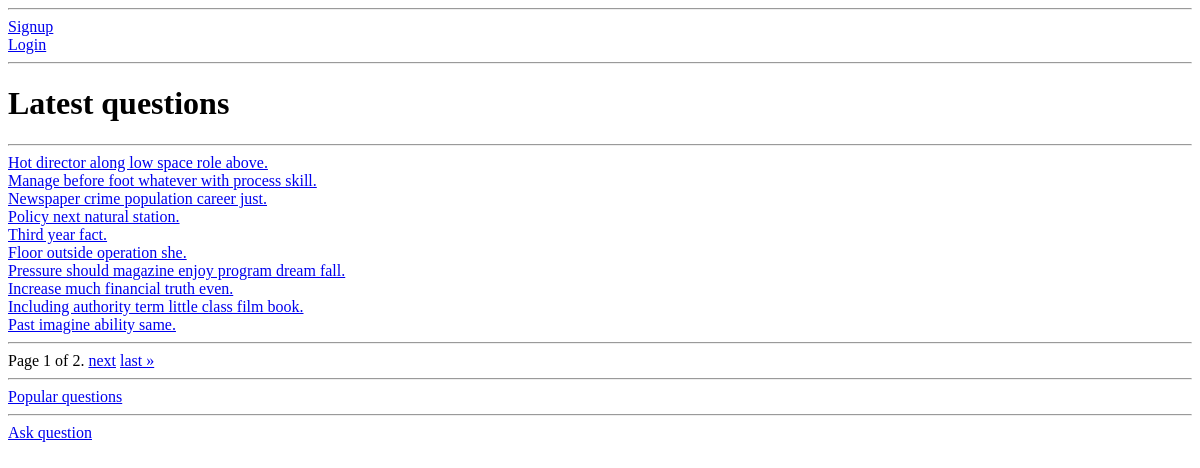
/, run on an earlier commit of the app's database.
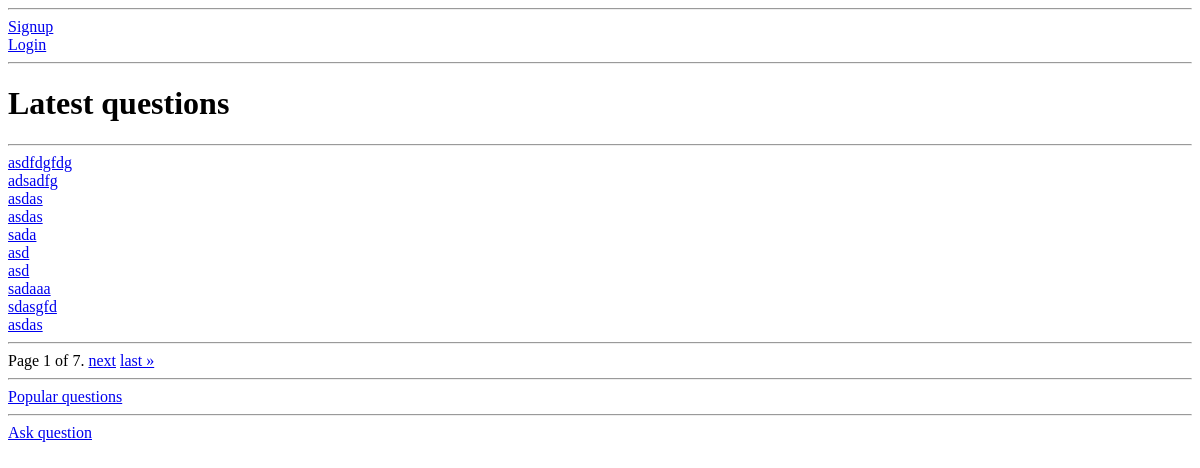
And on a later commit of the database.
### qa/models.py (models this page shows)
class Question(models.Model):
	title = models.CharField(max_length=255)
	text = models.TextField()
	added_at = models.DateTimeField(auto_now=True)
	rating = models.IntegerField(default=0)
	author = models.ForeignKey(User, blank=True, null=True, on_delete=models.CASCADE, related_name='question_author')
	likes = models.ManyToManyField(User, related_name='question_likes')

### qa/views.py (the view)
# urls.py: path('', views.latest, name='latest'),
def latest(request):
	qu_list = Question.objects.all().order_by('-added_at')
	paginator = Paginator(qu_list, 10)
	page = request.GET.get('page')
	question = paginator.get_page(page)
	return render(request, 'latest.html', {'question':question})

### qa/templates/latest.html (shortened to what this page needs)
<!DOCTYPE html>
<html>
<head>
</head>
<body>
<hr>
<div><a href="/signup/">Signup</a></div><div><a href="/login/">Login</a></div>
<hr>
<h1>Latest questions</h1>
<hr>
{% for question in question %}
	<a href="/question/{{question.id }}/">{{ question.title }}</a><br>
{% endfor %}
<hr>
<div class="pagination">
	<span class="step-links">
		<span class="current">
			Page {{ question.number }} of {{ question.paginator.num_pages }}.
		</span>
		{% if question.has_next %}
			<a href="?page={{ question.next_page_number }}">next</a>
			<a href="?page={{ question.paginator.num_pages }}">last &raquo;</a>
		{% endif %}
		</span>
		</div>
<hr>
<div><a href="/popular/">Popular questions</a></div>
<hr>
<div><a href="/ask/">Ask question</a></div>
</body>
</html>

What changed in the data, as far as the page shows it:
no longer on this page (row unchanged): Question: title "Hot director along low space role above."
no longer on this page (row unchanged): Question: title "Manage before foot whatever with process skill."
no longer on this page (row unchanged): Question: title "Newspaper crime population career just."
no longer on this page (row unchanged): Question: title "Policy next natural station."
no longer on this page (row unchanged): Question: title "Third year fact."
no longer on this page (row unchanged): Question: title "Floor outside operation she."
no longer on this page (row unchanged): Question: title "Pressure should magazine enjoy program dream fall."
no longer on this page (row unchanged): Question: title "Increase much financial truth even."
no longer on this page (row unchanged): Question: title "Including authority term little class film book."
no longer on this page (row unchanged): Question: title "Past imagine ability same."
added Question: title "asdfdgfdg"
added Question: title "adsadfg"
added Question: title "asdas"
added Question: title "asdas"
added Question: title "sada"
added Question: title "asd"
added Question: title "asd"
added Question: title "sadaaa"
added Question: title "sdasgfd"
added Question: title "asdas"
Also different on the page:
{{ question.paginator.num_pages }}: "2" → "7"
